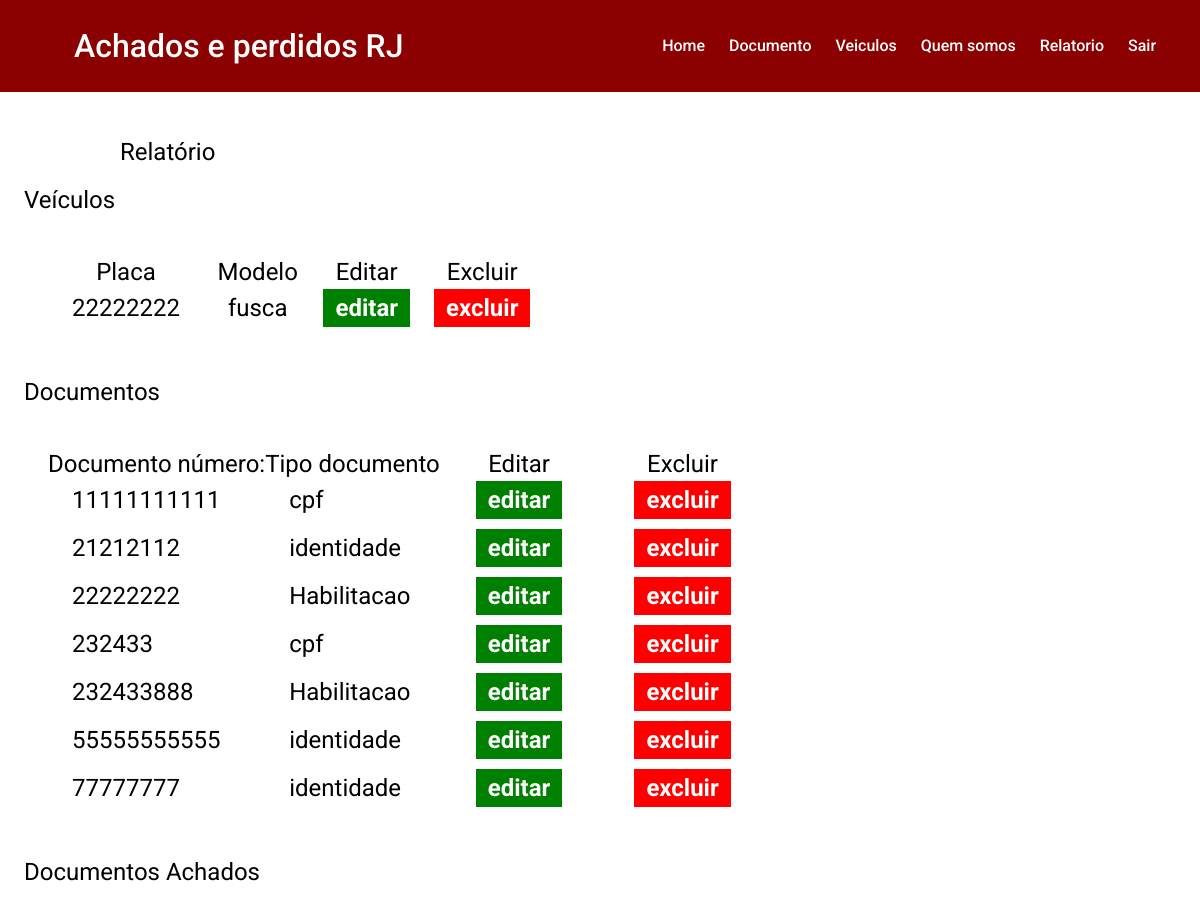
The page /relatorio (signed in) on the database its author committed.
### tables this page shows
CREATE TABLE `veiculos` (
  `id_reg` int(11) NOT NULL,
  `id_veic` int(11) NOT NULL PRIMARY KEY AUTO_INCREMENT,
  `placa` varchar(50) NOT NULL,
  `modelo` varchar(50) DEFAULT NULL,
  `cor` varchar(50) DEFAULT NULL,
  `data_registro` date DEFAULT NULL,
  `nome_proprietario` varchar(50) DEFAULT NULL,
  `situacao` varchar(50) DEFAULT NULL
);

CREATE TABLE `documentos` (
  `id_reg` int(11) NOT NULL,
  `id_doc` int(11) NOT NULL PRIMARY KEY AUTO_INCREMENT,
  `numero_documento` varchar(50) NOT NULL,
  `tipo_documento` varchar(50) DEFAULT NULL,
  `data_perda` date DEFAULT NULL,
  `data_registro` date DEFAULT NULL,
  `nome_documento` varchar(50) DEFAULT NULL,
  `situacao` varchar(50) DEFAULT NULL
);

### src/Model/ModelVeiculo.php (called while the page is built, shortened)
<?php
class ModelVeiculo
{
	private $id_reg;
	public function buscaPeloId(){
		$query = 'SELECT id_reg, placa, modelo, cor, data_registro, nome_proprietario, situacao FROM veiculos WHERE id_reg = :id';
		$conexao = ModelConexao::conect();
		$stmt = $conexao->prepare($query);
		$stmt->bindValue(':id', $this->id_reg);
		$stmt->execute();
		$veiculos = $stmt->fetchAll();
		return $veiculos;
	}
	public function setIdReg($valor){
		 $this->id_reg = $valor;
	}
}

### public/index.php (called while the page is built, shortened)
<?php
$controlador = new $classeControladora();
$controlador->processaRequisicao();

### src/Model/ModelDocumentoAchado.php (called while the page is built, shortened)
<?php
class ModelDocumentoAchado
{
	private $id_reg;
	public function buscaPeloId(){
		$query = 'SELECT numero_documento, tipo_documento, data_perda, data_registro, nome_documento, situacao FROM doc_achado WHERE id_reg = :id';
		$conexao = ModelConexao::conect();
		$stmt = $conexao->prepare($query);
		$stmt->bindValue(':id', $this->id_reg);
		$stmt->execute();
		$documentos = $stmt->fetchAll();
		return $documentos;
	}
	public function setIdReg($valor){
		$this->id_reg = $valor;
	}
}

### src/Controller/ControllerComHtml.php (called while the page is built, shortened)
<?php
abstract class ControllerComHtml
{
	public function renderizaHtml(String $caminhoTamplate, array $dados): String
	{
		try{
			extract($dados);
			require __DIR__ . '/../../view/' . $caminhoTamplate;
			$html = ob_get_clean();
		}catch(\Exception $e){
			$this->trataErro($e);
		}
		return $html;
	}
}

### src/Model/ModelDocumento.php (called while the page is built, shortened)
<?php
class ModelDocumento
{
	private $id_reg;
	public function buscaPeloId(){
		$query = 'SELECT numero_documento, tipo_documento, data_perda, data_registro, nome_documento, situacao FROM documentos WHERE id_reg = :id';
		$conexao = ModelConexao::conect();
		$stmt = $conexao->prepare($query);
		$stmt->bindValue(':id', $this->id_reg);
		$stmt->execute();
		$documentos = $stmt->fetchAll();
		return $documentos;
	}
	public function setIdReg($valor){
		$this->id_reg = $valor;
	}
}

### view/relatorio/relatorio.php (the view, shortened to what this page needs)
 <?php require __DIR__ . '/../header.php' ?>
 <div class="relatorio">
 	<table class="relatorio-table">
 		<thead class="relatorio-thead">
      <?php if(count($veiculos) > 0): ?>
 			<tr>
 				<th class="th">Placa</th>
 				<th class="th">Modelo</th>
 				<th class="th">Editar</th>
 				<th class="th">Excluir</th>
 			</tr>
 		</thead>
 		<tbody>
 	<?php foreach ($veiculos as $registro): ?>
 		<tr>
  		<td class="td"><?php echo  $registro['placa'] ?></td>
  		<td class="td"><?php echo $registro['modelo'] ?></td>
      <td><a href="/editar" class="green link">editar</a></td>
      <td><a href="/excluir-veiculo?placa=<?php echo $registro['placa']?>" class="red link">excluir</a></td>
  		</tr>
  	<?php endforeach ?>
    <?php else: ?>
      <p>Nenhum cadastro de veículo nosso banco</p>
    <?php endif ?>
  		</tbody>
  	</table>
  <table class="relatorio-table">
    <thead class="relatorio-thead">
    <?php if(count($documentos) > 0): ?>
      <tr>
        <th class="th">Documento número:</th>
        <th class="th">Tipo documento</th>
        <th class="th">Editar</th>
        <th class="th">Excluir</th>
      </tr>
    </thead>
    <tbody>
  <?php foreach ($documentos as $registro): ?>
    <tr>
      <td class="td"><?php echo  $registro['numero_documento'] ?></td>
      <td class="td"><?php echo $registro['tipo_documento'] ?></td>
      <td class="td"><a href="/editar" class="green link">editar</a></td>
      <td class="td"><a href="/excluir-documento?numero_documento=<?php echo $registro['numero_documento']?>" class="red link">excluir</a></td>
      </tr>
    <?php endforeach ?>
    <?php else: ?>
      <p>Nenhum cadastro de documento no nosso banco</p>
    <?php endif ?>
      </tbody>
    </table>
    <h2>Documentos Achados
</div>
<?php require __DIR__ . '/../footer.php' ?>

### src/Controller/Relatorio.php (shortened to what this page needs)
<?php
class Relatorio extends ControllerComHtml implements InterfaceControladoraRequisicao
{
	public function processaRequisicao(): void
	{
		try{
			$relatorioVeiculos = new ModelVeiculo();
			$relatorioVeiculos->setIdReg($_SESSION['id']);
			$veiculos = $relatorioVeiculos->buscaPeloId();
			$relatorioDocumetos = new ModelDocumento();
			$relatorioDocumetos->setIdReg($_SESSION['id']);
			$documentos = $relatorioDocumetos->buscaPeloId();
			$relatorioDocumetosAchados = new ModelDocumentoAchado();
			$relatorioDocumetosAchados->setIdReg($_SESSION['id']);
			$documenetosAchados = $relatorioDocumetosAchados->buscaPeloId();
			echo $this->renderizaHtml('relatorio/relatorio.php', [
				'titulo' => 'Relatório',
				'veiculos' => $veiculos,
				'documentos' => $documentos,
				'documentosAchados' => $documenetosAchados
			]);
		}catch(\Exception $e){
			$this->trataErro($e);
		}
	}
}

### view/header.php (shortened to what this page needs)
<!DOCTYPE html>
<html>
<head>
	<link rel="stylesheet" type="text/css" href="css/reset-mayer.css">
	<link rel="stylesheet" type="text/css" href="css/style.css">
	<link rel="stylesheet" type="text/css" href="css/form.css">
	<link rel="stylesheet" type="text/css" href="css/header.css">
</head>
<body>
	<?php if(isset($_SESSION['id'])): ?>
	<header>
		<a href="/home-logado"><h1 class="logo">Achados e perdidos RJ</h1></a>
		<nav>
			<ul>
				<li><a href="/home-logado">Home</a></li>
				<li><a href="/cadastro-documento">Documento</a></li>
				<li><a href="/cadastro-veiculo">Veiculos</a></li>
				<li><a href="/">Quem somos</a></li>
				<li><a href="/relatorio">Relatorio</a></li>
				<li><a href="/sair">Sair</a></li>
			</ul>
		</nav>
	</header>
	<?php endif ?>
	<h2 class="titulo-pagina"><?php echo $titulo ?></h2>

### view/footer.php (shortened to what this page needs)
</body>
</html>

### public/css/style.css (style rules this page uses)
body { font-family: 'Roboto', sans-serif; }
.relatorio { width: 80%; margin: 1em 1em; font-size: 1.5em; }
.relatorio-table { margin: 2em 1em; }
.td { padding: 0.5em 1em; text-align: left; }
.link { margin: 0.5em; text-align: center; padding: 0.2em 0.5em; font-weight: bold; color: white; }
a.red { background-color: red; }
a.green { background-color: green; }

### public/css/header.css (style rules this page uses)
* { font-family: "Roboto", sans-serif; }
li, a { font-family: "Roboto", sans-serif; font-weight: 500; font-size: 1em; color: #fff; }
header { background: #8B0000; display: flex; justify-content: space-between; align-items: center; padding: 30px 10px; }
.logo { font-family: "Roboto", sans-serif; font-size: 2em; cursor: pointer; margin-left: 2em; }
nav li { display: inline-block; padding: 0px 10px; }
nav li a { transition: all 0.3s ease 0s; }
.titulo-pagina { font-family: "Roboto", sans-serif; font-size: 1.5em; margin-left: 5em; margin-top: 2em; }

### rows shown on the page
veiculos: placa "22222222", modelo "fusca"
documentos: numero_documento "11111111111", tipo_documento "cpf"
documentos: numero_documento "21212112", tipo_documento "identidade"
documentos: numero_documento "22222222", tipo_documento "Habilitacao"
documentos: numero_documento "232433", tipo_documento "cpf"
documentos: numero_documento "232433888", tipo_documento "Habilitacao"
documentos: numero_documento "55555555555", tipo_documento "identidade"
documentos: numero_documento "77777777", tipo_documento "identidade"

### other values the page prints
$titulo "Relatório"
